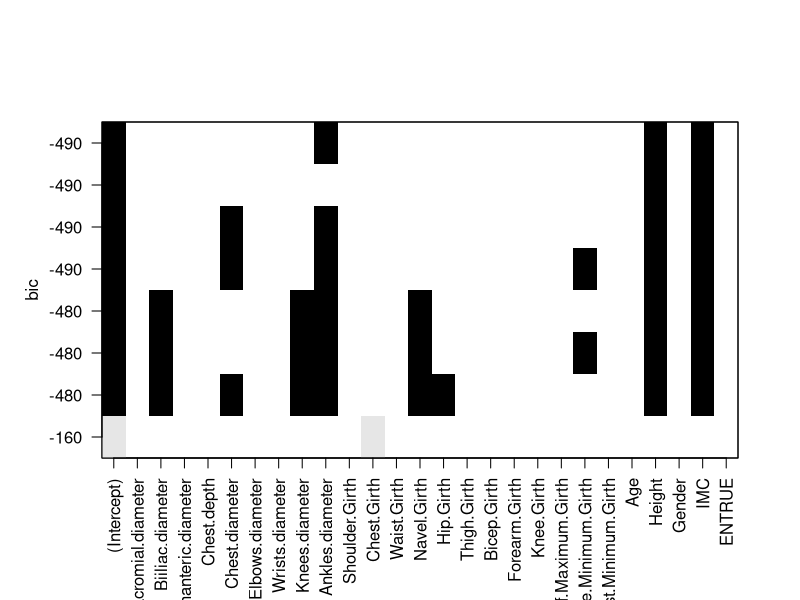
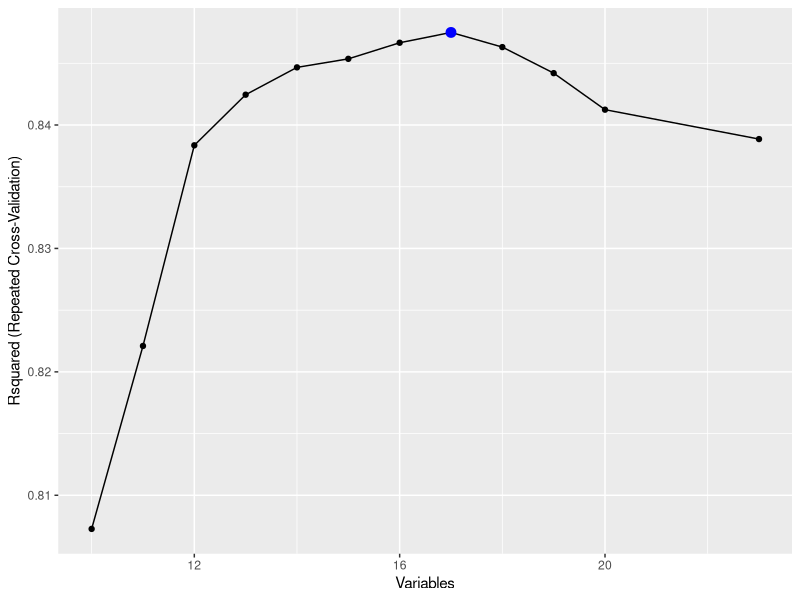
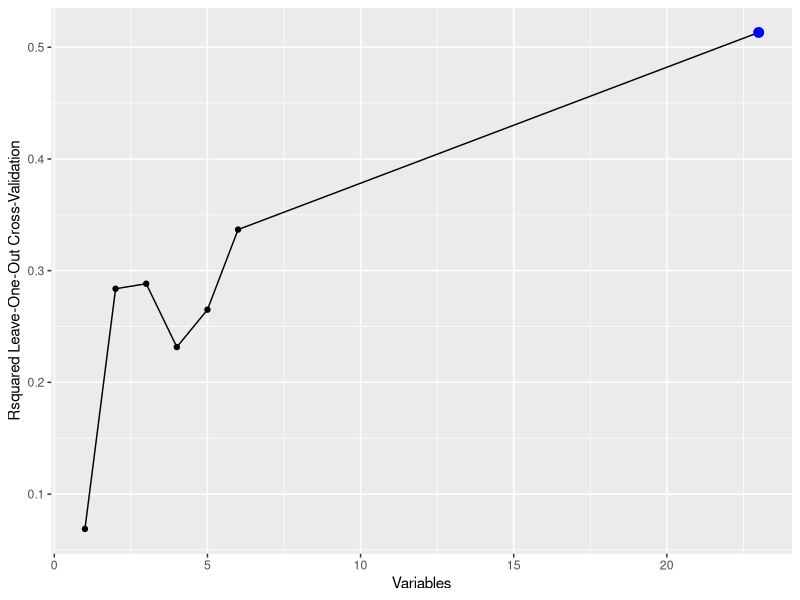

Generate these figures, in order, with R:
## ---- chunk 1
library("tidyverse")
library("ggpubr")
library("car")
library("pROC")
library("caret")
library("leaps")
## ---- chunk 2
datos <- read.csv2("EP11 Datos.csv", fileEncoding = "UTF-8") # Se carga el archivo de datos EP11 Datos.csv
IMC <- datos$Weight / ((datos$Height / 100)**2) # Se obtiene el IMC
datos <- cbind(datos, IMC) # Se agrega el IMC a los datos
EN <- datos$IMC >= 25 # Se crea una variable booleana EN
datos <- cbind(datos, EN) # Se agrega el EN a los datos
## ---- chunk 3
set.seed(5678)
datos_sobrepeso <- datos %>% filter(EN)
datos_bajopeso <- datos %>% filter(!EN)
muestra_sobrepeso <- sample_n(datos_sobrepeso, 50)
muestra_bajopeso <- sample_n(datos_bajopeso, 50)
# Eliminación de variables EN e IMC para la búsqueda exhaustiva de predictores
#muestra_bajopeso$IMC <- NULL
#muestra_bajopeso$EN <- NULL
#muestra_sobrepeso$IMC <- NULL
#muestra_sobrepeso$EN <- NULL
# Junta de muestras
muestra_final <- rbind(muestra_bajopeso,  muestra_sobrepeso)

## ---- chunk 4
predictores = regsubsets(Weight~.,
                        muestra_final,
                        nbest=1,
                        nvmax=8,
                        method="exhaustive")
print(plot(predictores))
## ---- chunk 5
fit1 <- train(Weight ~ Elbows.diameter + Forearm.Girth + Chest.Girth + Waist.Girth + Bicep.Girth + Height + Calf.Maximum.Girth, data = muestra_final, method = "lm")
fit1
## ---- chunk 6
muestra_final <- rbind(muestra_bajopeso,  muestra_sobrepeso)
datos.imc <- muestra_final %>% select(-c(Weight, Height, EN))
IMC <- muestra_final[["IMC"]]
datos.imc[["IMC"]] <- NULL
datos.imc[["Weight"]] <- NULL
datos.imc[["Height"]] <- NULL
datos.imc[["EN"]] <- NULL

control <- rfeControl(functions = lmFuncs, method="repeatedcv",
                      number=10, repeats=10, verbose = FALSE)

modelo.imc <- rfe(datos.imc, IMC, rfeControl = control, sizes = 10:20,
                  metric = "Rsquared")

print(modelo.imc)
print(modelo.imc[["optVariables"]])
print(ggplot(modelo.imc))
## ---- chunk 7
datos.imc2 <- muestra_final %>% select(-c(Weight, Height, IMC))
EN <- as.integer(as.logical(muestra_final[["EN"]]))
datos.imc2[["Weight"]] <- NULL
datos.imc2[["Height"]] <- NULL
datos.imc2[["IMC"]] <- NULL
datos.imc2[["EN"]] <- NULL

control2 <- rfeControl(functions = lmFuncs, method="LOOCV",
                      number=5, repeats=5, verbose = FALSE)

modelo.imc2 <- rfe(datos.imc2, EN, rfeControl = control2, sizes = 1:6,
                  metric = "Rsquared")

print(modelo.imc2)
print(modelo.imc2[["optVariables"]])
print(ggplot(modelo.imc2))
